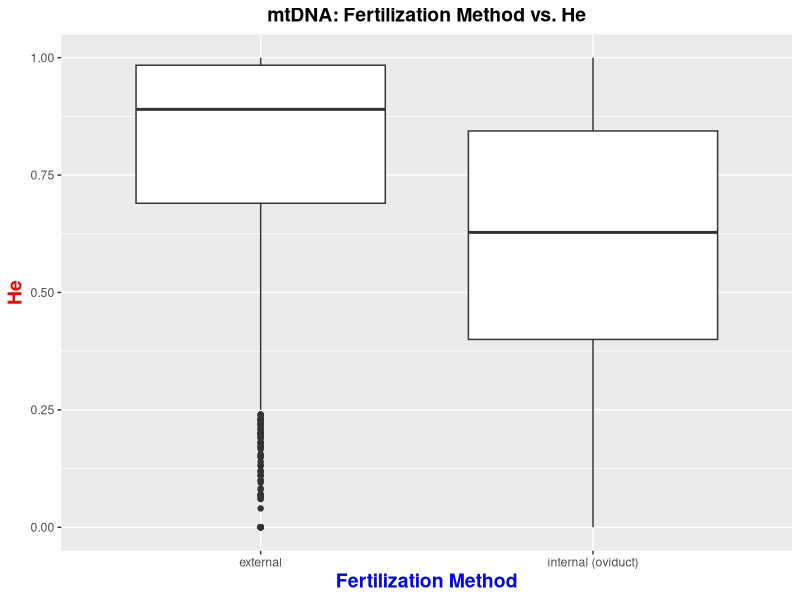
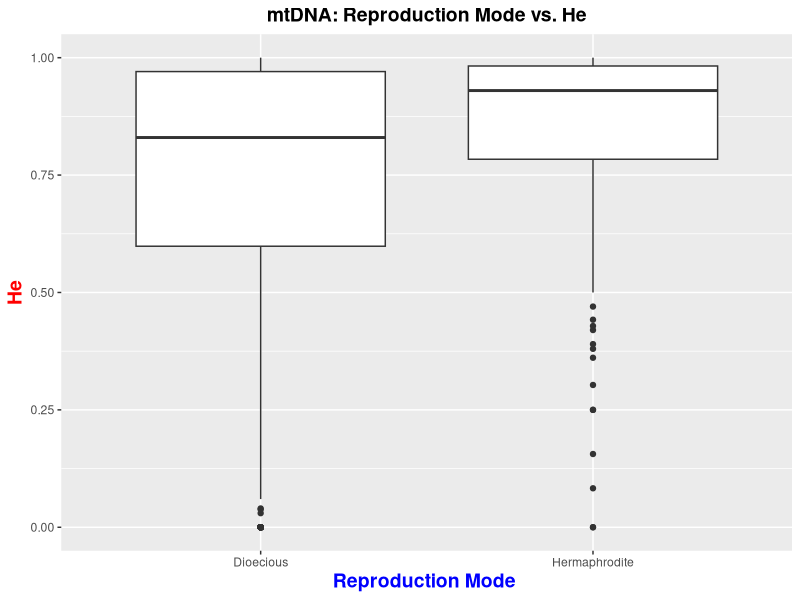
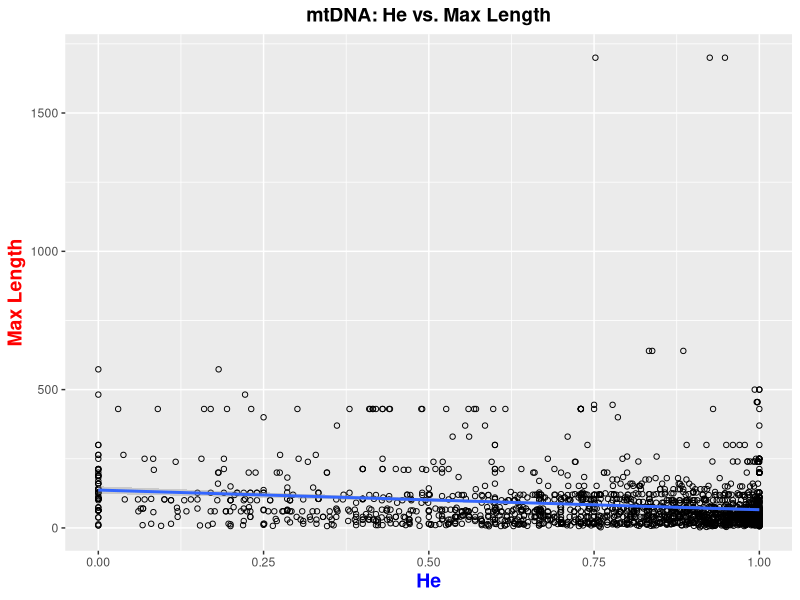

Write R code to recreate these figures, in order. (Note: this script raises an error after producing the figures.)
################################################### Script for Analyzing Data  #######################################################

#analyzes data 

##########################################################################################################################################

######## Set-up ########

#clear environment
remove(list = ls())

#load libraries
library(tidyverse)
library(ggplot2)

#read in data
mtdna_data <- read.csv("mtdna_final_data.csv", stringsAsFactors = FALSE) #read in 
msat_data <- read.csv("msat_final_data.csv", stringsAsFactors = FALSE) #read in 

############### mtDNA data set ############### 

#####Box Plots: Character Data#####

##Fertilization##

#convert "in brood pouch or similar structure" to internal fertilization

mtdna_data$final_fertilization <- NA

mtdna_data$final_fertilization [mtdna_data$fertilization =="external"]  <- "external"
mtdna_data$final_fertilization [mtdna_data$fertilization =="internal (oviduct)"] <- "internal (oviduct)"
mtdna_data$final_fertilization [mtdna_data$fertilization =="in brood pouch or similar structure"] <- "internal (oviduct)"

mtdna_final_fertilization_He_no.na <- mtdna_data[!is.na(mtdna_data$final_fertilization) & !is.na(mtdna_data$He),] #exclu

theme_update(plot.title = element_text(hjust = 0.5))

ggplot(mtdna_final_fertilization_He_no.na) + geom_boxplot(aes(x = final_fertilization, y = He)) +
  ggtitle("mtDNA: Fertilization Method vs. He") +
  xlab("Fertilization Method") + ylab("He") +
  theme(
    plot.title = element_text(size=14, face="bold"),
    axis.title.x = element_text(color="blue", size=14, face="bold"),
    axis.title.y = element_text(color="red", size=14, face="bold"))

##Reproduction Mode##

#combine protandry, protogyny, and true hermaphroditism into "Hermpahrodites"

mtdna_data$final_reproductionmode <- NA

mtdna_data$final_reproductionmode  [mtdna_data$reproductionmode =="dioecism"]  <- "Dioecious"
mtdna_data$final_reproductionmode  [mtdna_data$reproductionmode =="protogyny"] <- "Hermaphrodite"
mtdna_data$final_reproductionmode  [mtdna_data$reproductionmode =="protandry"] <- "Hermaphrodite"
mtdna_data$final_reproductionmode  [mtdna_data$reproductionmode =="true hermaphroditism"] <- "Hermaphrodite"

mtdna_final_reproductionmode_He_no.na <- mtdna_data[!is.na(mtdna_data$final_reproductionmode ) & !is.na(mtdna_data$He),] #exclude NA's in hermaphrodite and He columns

ggplot(mtdna_final_reproductionmode_He_no.na ) + geom_boxplot(aes(x = final_reproductionmode , y = He)) + #final reproduction mode & He box plot
  ggtitle("mtDNA: Reproduction Mode vs. He") +
  xlab("Reproduction Mode ") + ylab("He") +
  theme(
    plot.title = element_text(size=14, face="bold"),
    axis.title.x = element_text(color="blue", size=14, face="bold"),
    axis.title.y = element_text(color="red", size=14, face="bold"))

#####Plots: Numerical Data#####

##Maxlength##

mtdna_maxlength_He_no.na <- mtdna_data[!is.na(mtdna_data$maxlength) & !is.na(mtdna_data$He),] 

ggplot(mtdna_maxlength_He_no.na, aes(x= He, y= maxlength)) +
  geom_point(shape=1) +    # Use hollow circles
  geom_smooth(method=lm,   # Add linear regression line
              se=TRUE) +
  ggtitle("mtDNA: He vs. Max Length") +
  xlab("He") + ylab("Max Length") +
  theme(
    plot.title = element_text(size=14, face="bold"),
    axis.title.x = element_text(color="blue", size=14, face="bold"),
    axis.title.y = element_text(color="red", size=14, face="bold"))

{
t.test(maxlength, He, mu=0, alt= ("two.sided"),conf.level=0.95,
         paired=FALSE, data="mtdna_maxlength_He_no.na")
  }


#shapiro.test(final_fertilization)
t.test(data = mtdna_maxlength_He_no.na, x= maxlength$He, unequal.var = TRUE)

##Fecundity##
    
mtdna_fecundity_He_no.na <- mtdna_data[!is.na(mtdna_data$fecundity_mean) & !is.na(mtdna_data$He),] 
 
ggplot(mtdna_fecundity_He_no.na, aes(y= fecundity_mean, x= He)) +
  geom_point(shape=1) +    # Use hollow circles
  geom_smooth(method=lm,   # Add linear regression line
              se=TRUE) +
  ggtitle("mtDNA: He vs. Fecundity Mean") +
  xlab("He") + ylab("Fecundity Mean") +
  theme(
    plot.title = element_text(size=14, face="bold"),
    axis.title.x = element_text(color="blue", size=14, face="bold"),
    axis.title.y = element_text(color="red", size=14, face="bold"))


####################################################################################

############### msat data set ############### 

#####Box Plots: Character Data#####

##Fertilization##

#convert "in brood pouch or similar structure" to internal fertilization

msat_data$final_fertilization <- NA

msat_data$final_fertilization [msat_data$fertilization =="external"]  <- "external"
msat_data$final_fertilization [msat_data$fertilization =="internal (oviduct)"] <- "internal (oviduct)"
msat_data$final_fertilization [msat_data$fertilization =="in brood pouch or similar structure"] <- "internal (oviduct)"

msat_final_fertilization_He_no.na <- msat_data[!is.na(msat_data$final_fertilization) & !is.na(msat_data$He),] #exclu

ggplot(msat_final_fertilization_He_no.na) + geom_boxplot(aes(x = final_fertilization, y = He)) +
ggtitle("msat: Fertilization Method vs. He") +
  xlab("Fertilization Method") + ylab("He") +
  theme(
    plot.title = element_text(size=14, face="bold"),
    axis.title.x = element_text(color="blue", size=14, face="bold"),
    axis.title.y = element_text(color="red", size=14, face="bold"))

##Reproduction Mode##

#combine protandry, protogyny, and true hermaphroditism into "Hermpahrodites"

msat_data$final_reproductionmode <- NA

msat_data$final_reproductionmode  [msat_data$reproductionmode =="dioecism"]  <- "Dioecious"
msat_data$final_reproductionmode  [msat_data$reproductionmode =="protogyny"] <- "Hermaphrodite"
msat_data$final_reproductionmode  [msat_data$reproductionmode =="protandry"] <- "Hermaphrodite"
msat_data$final_reproductionmode  [msat_data$reproductionmode =="true hermaphroditism"] <- "Hermaphrodite"

msat_final_reproductionmode_He_no.na <- msat_data[!is.na(msat_data$final_reproductionmode ) & !is.na(msat_data$He),] #exclude NA's in hermaphrodite and He columns

ggplot(msat_final_reproductionmode_He_no.na ) + geom_boxplot(aes(x = final_reproductionmode , y = He)) + #final reproduction mode & He box plot
  ggtitle("msat: Reproduction Mode vs. He") +
  xlab("Reproduction Mode ") + ylab("He") +
  theme(
    plot.title = element_text(size=14, face="bold"),
    axis.title.x = element_text(color="blue", size=14, face="bold"),
    axis.title.y = element_text(color="red", size=14, face="bold"))

#####Plots: Numerical Data#####

##Maxlength##

msat_maxlength_He_no.na <- msat_data[!is.na(msat_data$maxlength) & !is.na(msat_data$He),] 

ggplot(msat_maxlength_He_no.na, aes(x= He, y= maxlength)) +
  geom_point(shape=1) +    # Use hollow circles
  geom_smooth(method=lm,   # Add linear regression line
              se=TRUE) + 
  ggtitle("msat: He vs. Max Length") +
   xlab("He") + ylab("Max Length") +
    theme(
      plot.title = element_text(size=14, face="bold"),
      axis.title.x = element_text(color="blue", size=14, face="bold"),
      axis.title.y = element_text(color="red", size=14, face="bold"))

t.test("maxlength","He", subset(maxlength_He_no.na), alternative = ("two.sided"), mu=0, paired=TRUE, conf.level=0.95, data("maxlength_He_no.na"))


##Fecundity##
       
msat_fecundity_He_no.na <- msat_data[!is.na(msat_data$fecundity_mean) & !is.na(msat_data$He),] 
       
ggplot(msat_fecundity_He_no.na, aes(y= fecundity_mean, x= He)) +
  geom_point(shape=1) +    # Use hollow circles
  geom_smooth(method=lm,   # Add linear regression line
    se=TRUE) +
  ggtitle("msat: He vs. Fecundity") +
  xlab("He") + ylab("Fecundity") +
  theme(
    plot.title = element_text(size=14, face="bold"),
    axis.title.x = element_text(color="blue", size=14, face="bold"),
    axis.title.y = element_text(color="red", size=14, face="bold"))
